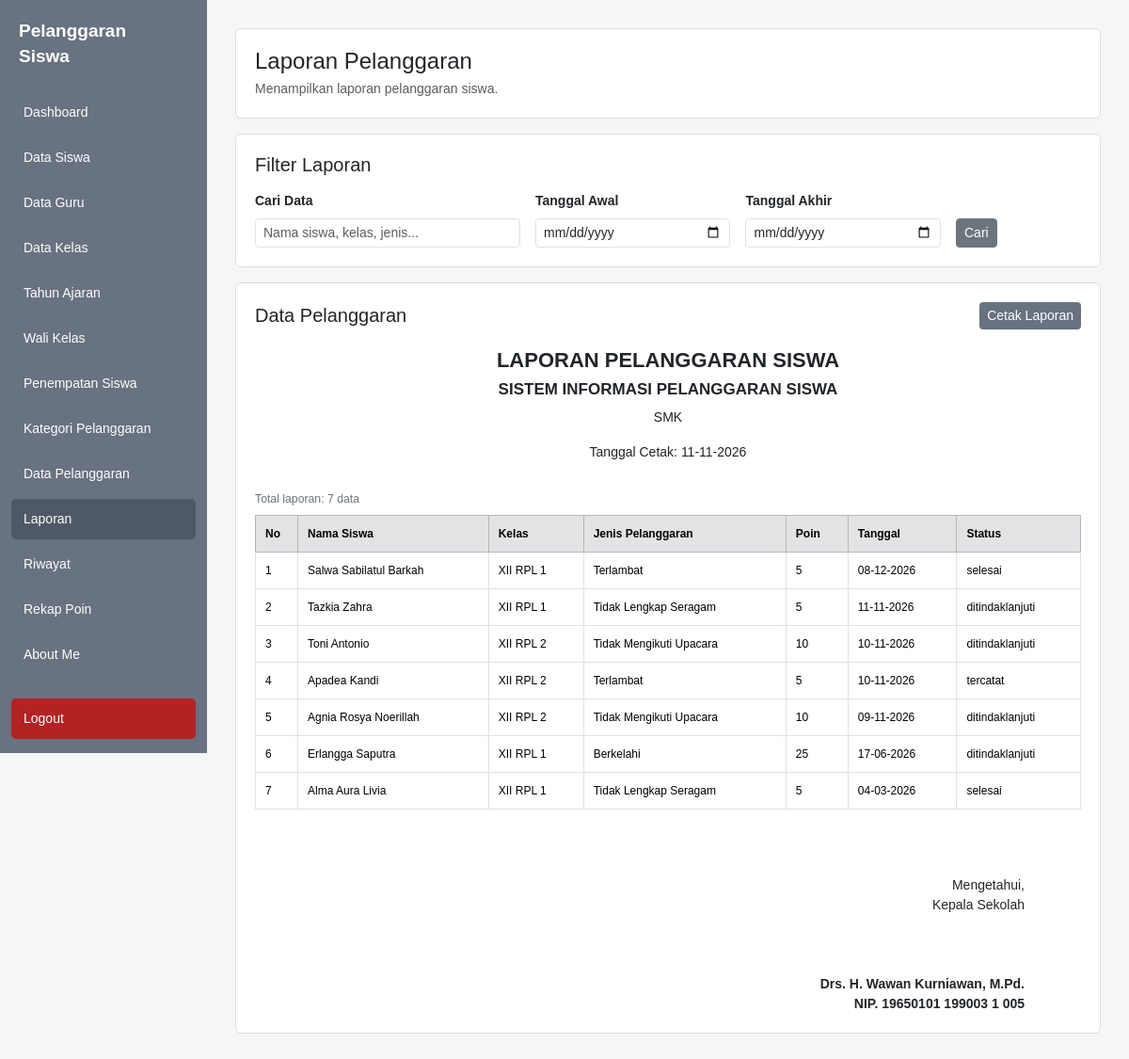
Screenshot of /laporan.php (signed in) with the database file from the repository.
### tables this page shows
CREATE TABLE `pelanggaran` (
  `id` int(11) NOT NULL,
  `siswa_id` int(11) NOT NULL,
  `jenis_id` int(11) NOT NULL,
  `guru_id` int(11) DEFAULT NULL,
  `tanggal` date NOT NULL,
  `keterangan` text DEFAULT NULL,
  `status` varchar(50) DEFAULT 'tercatat'
);

CREATE TABLE `siswa` (
  `id` int(11) NOT NULL,
  `nis` varchar(20) NOT NULL,
  `nisn` varchar(20) DEFAULT NULL,
  `nama` varchar(150) NOT NULL,
  `jenis_kelamin` char(1) DEFAULT NULL,
  `tanggal_lahir` date DEFAULT NULL,
  `alamat` text DEFAULT NULL,
  `no_hp_ortu` varchar(20) DEFAULT NULL,
  `aktif` tinyint(1) DEFAULT 1,
  `status_aktif` tinyint(1) DEFAULT 1,
  `created_at` timestamp NOT NULL DEFAULT current_timestamp(),
  `updated_at` timestamp NOT NULL DEFAULT current_timestamp() ON UPDATE current_timestamp()
);

CREATE TABLE `kelas` (
  `id` int(11) NOT NULL,
  `nama_kelas` varchar(50) NOT NULL,
  `jurusan` varchar(100) DEFAULT NULL,
  `tingkat` varchar(10) DEFAULT NULL,
  `status_aktif` tinyint(1) DEFAULT 1
);

CREATE TABLE `jenis_pelanggaran` (
  `id` int(11) NOT NULL,
  `kategori_id` int(11) DEFAULT NULL,
  `nama` varchar(150) NOT NULL,
  `poin` int(11) DEFAULT 0,
  `keterangan` text DEFAULT NULL,
  `status_aktif` tinyint(1) DEFAULT 1
);

### laporan.php (the view, shortened to what this page needs)
<?php
require_once "database.php";
$role = $_SESSION['role'] ?? '';
$error = '';
$cari = trim($_GET['cari'] ?? '');
$tanggal_awal = $_GET['tanggal_awal'] ?? '';
$tanggal_akhir = $_GET['tanggal_akhir'] ?? '';
$where = [];
$tahun_aktif_id = 0;
$where_sql = !empty($where)
    ? "WHERE " . implode(" AND ", $where)
    : "";
if ($role === 'wali_kelas') {
    $join_penempatan = "
        LEFT JOIN penempatan_siswa ps
            ON ps.siswa_id = s.id
            AND ps.tahun_ajaran_id = {$tahun_aktif_id}
    ";
} else {
    $join_penempatan = "
        LEFT JOIN penempatan_siswa ps
            ON ps.siswa_id = s.id
            AND ps.id = (
                SELECT ps2.id
                FROM penempatan_siswa ps2
                WHERE ps2.siswa_id = s.id
                ORDER BY ps2.tahun_ajaran_id DESC, ps2.id DESC
                LIMIT 1
            )
    ";
}
$sql = "
    SELECT
        p.id,
        s.nama AS nama_siswa,
        k.nama_kelas,
        jp.nama AS jenis_pelanggaran,
        jp.poin,
        p.tanggal,
        p.status
    FROM pelanggaran p
    INNER JOIN siswa s
        ON p.siswa_id = s.id
    $join_penempatan
    LEFT JOIN kelas k
        ON ps.kelas_id = k.id
    INNER JOIN jenis_pelanggaran jp
        ON p.jenis_id = jp.id
    $where_sql
    ORDER BY p.tanggal DESC, p.id DESC
";
$data_laporan = [];
if ($error === '') {
    $stmt = mysqli_prepare($koneksi, $sql);
    if (!mysqli_stmt_execute($stmt)) {
        die("Gagal menjalankan laporan: " . mysqli_stmt_error($stmt));
    }
    $hasil = mysqli_stmt_get_result($stmt);
    while ($baris = mysqli_fetch_assoc($hasil)) {
        $data_laporan[] = $baris;
    }
}
$total_data = count($data_laporan);
?>
<!DOCTYPE html>
<html lang="id">
<head>
    <link href="https://cdn.jsdelivr.net/npm/bootstrap@5.3.3/dist/css/bootstrap.min.css" rel="stylesheet">
</head>
<body>
    <?php
    require_once "sidebar.php";
    ?>
    <div class="content">
        <div class="card mb-3 no-print">
            <div class="card-body">
                <h4 class="mb-1">Laporan Pelanggaran</h4>
                <p class="text-muted mb-0">
                    Menampilkan laporan pelanggaran siswa.
                </p>
            </div>
        </div>
        <div class="card mb-3 no-print">
            <div class="card-body">
                <h5 class="mb-3">Filter Laporan</h5>
                <form method="GET" class="row g-3">
                    <div class="col-md-4">
                        <label class="form-label fw-bold">
                            Cari Data
                        </label>
                        <input
                            type="text"
                            name="cari"
                            class="form-control form-control-sm"
                            placeholder="Nama siswa, kelas, jenis..."
                            value="<?= htmlspecialchars($cari); ?>"
                        >
                    </div>
                    <div class="col-md-3">
                        <label class="form-label fw-bold">
                            Tanggal Awal
                        </label>
                        <input
                            type="date"
                            name="tanggal_awal"
                            class="form-control form-control-sm"
                            value="<?= htmlspecialchars($tanggal_awal); ?>"
                        >
                    </div>
                    <div class="col-md-3">
                        <label class="form-label fw-bold">
                            Tanggal Akhir
                        </label>
                        <input
                            type="date"
                            name="tanggal_akhir"
                            class="form-control form-control-sm"
                            value="<?= htmlspecialchars($tanggal_akhir); ?>"
                        >
                    </div>
                    <div class="col-md-2 d-flex align-items-end">
                        <button type="submit" class="btn btn-secondary btn-sm me-2">
                            Cari
                        </button>
                    </div>
                </form>
            </div>
        </div>
        <div class="card">
            <div class="card-body">
                <div class="d-flex justify-content-between align-items-center mb-3 no-print">
                    <h5 class="mb-0">Data Pelanggaran</h5>
                    <button
                        onclick="window.print()"
                        class="btn btn-cetak btn-sm"
                        <?= $error !== '' ? 'disabled' : ''; ?>
                    >
                        Cetak Laporan
                    </button>
                </div>
                <div class="judul">
                    <h1>LAPORAN PELANGGARAN SISWA</h1>
                    <h2>SISTEM INFORMASI PELANGGARAN SISWA</h2>
                    <p>SMK</p>
                    <p>
                        Tanggal Cetak: <?= date('d-m-Y'); ?>
                    </p>
                </div>
                <div class="mb-2 text-secondary small">
                    Total laporan: <?= $total_data; ?> data
                </div>
                <div class="table-responsive">
                    <table class="table table-bordered table-hover align-middle">
                        <thead class="table-secondary">
                            <tr>
                                <th width="45">No</th>
                                <th>Nama Siswa</th>
                                <th>Kelas</th>
                                <th>Jenis Pelanggaran</th>
                                <th>Poin</th>
                                <th>Tanggal</th>
                                <th>Status</th>
                            </tr>
                        </thead>
                        <tbody>
                            <?php if (!empty($data_laporan)): ?>
                                <?php $no = 1; ?>
                                <?php foreach ($data_laporan as $data): ?>
                                    <tr>
                                        <td><?= $no++; ?></td>
                                        <td>
                                            <?= htmlspecialchars($data['nama_siswa'] ?? '-'); ?>
                                        </td>
                                        <td>
                                            <?= htmlspecialchars($data['nama_kelas'] ?? '-'); ?>
                                        </td>
                                        <td>
                                            <?= htmlspecialchars($data['jenis_pelanggaran'] ?? '-'); ?>
                                        </td>
                                        <td>
                                            <?= (int)($data['poin'] ?? 0); ?>
                                        </td>
                                        <td>
                                            <?= !empty($data['tanggal'])
                                                ? date('d-m-Y', strtotime($data['tanggal']))
                                                : '-'; ?>
                                        </td>
                                        <td>
                                            <?= htmlspecialchars($data['status'] ?? '-'); ?>
                                        </td>
                                    </tr>
                                <?php endforeach; ?>
                            <?php endif; ?>
                        </tbody>
                    </table>
                </div>
                <div class="ttd">
                    <div>Mengetahui,</div>
                    <div>Kepala Sekolah</div>
                    <br><br><br>
                    <strong>Drs. H. Wawan Kurniawan, M.Pd.</strong><br>
                    <strong>NIP. 19650101 199003 1 005</strong>
                </div>
            </div>
        </div>
    </div>
</body>
</html>

### laporan.php (style rules this page uses)
* { box-sizing: border-box; }
body { margin: 0; background: #f4f6f8; font-family: Arial, sans-serif; font-size: 14px; color: #212529; }
.content { margin-left: 220px; padding: 30px; min-height: 100vh; }
.card { border: 1px solid #ddd; border-radius: 6px; box-shadow: none; }
.card-body { padding: 20px; }
.btn-cetak { background: #687280; color: white; border: none; }
.table { font-size: 12px; margin-bottom: 10px; }
.table th, .table td { padding: 10px; vertical-align: middle; }
.judul { text-align: center; margin: 20px 0 30px; }
.judul h1 { font-size: 22px; font-weight: bold; }
.judul h2 { font-size: 17px; font-weight: bold; }
.ttd { margin-top: 60px; text-align: right; padding-right: 60px; }

### rows the page displays
pelanggaran: siswa.nama "Salwa Sabilatul Barkah", kelas.nama_kelas "XII RPL 1", jenis.nama "Terlambat", jenis.poin "5", tanggal "08-12-2026", status "selesai"
pelanggaran: siswa.nama "Tazkia Zahra", kelas.nama_kelas "XII RPL 1", jenis.nama "Tidak Lengkap Seragam", jenis.poin "5", tanggal "11-11-2026", status "ditindaklanjuti"
pelanggaran: siswa.nama "Toni Antonio", kelas.nama_kelas "XII RPL 2", jenis.nama "Tidak Mengikuti Upacara", jenis.poin "10", tanggal "10-11-2026", status "ditindaklanjuti"
pelanggaran: siswa.nama "Apadea Kandi", kelas.nama_kelas "XII RPL 2", jenis.nama "Terlambat", jenis.poin "5", tanggal "10-11-2026", status "tercatat"
pelanggaran: siswa.nama "Agnia Rosya Noerillah", kelas.nama_kelas "XII RPL 2", jenis.nama "Tidak Mengikuti Upacara", jenis.poin "10", tanggal "09-11-2026", status "ditindaklanjuti"
pelanggaran: siswa.nama "Erlangga Saputra", kelas.nama_kelas "XII RPL 1", jenis.nama "Berkelahi", jenis.poin "25", tanggal "17-06-2026", status "ditindaklanjuti"
pelanggaran: siswa.nama "Alma Aura Livia", kelas.nama_kelas "XII RPL 1", jenis.nama "Tidak Lengkap Seragam", jenis.poin "5", tanggal "04-03-2026", status "selesai"

### other values shown
$total_data "7"
